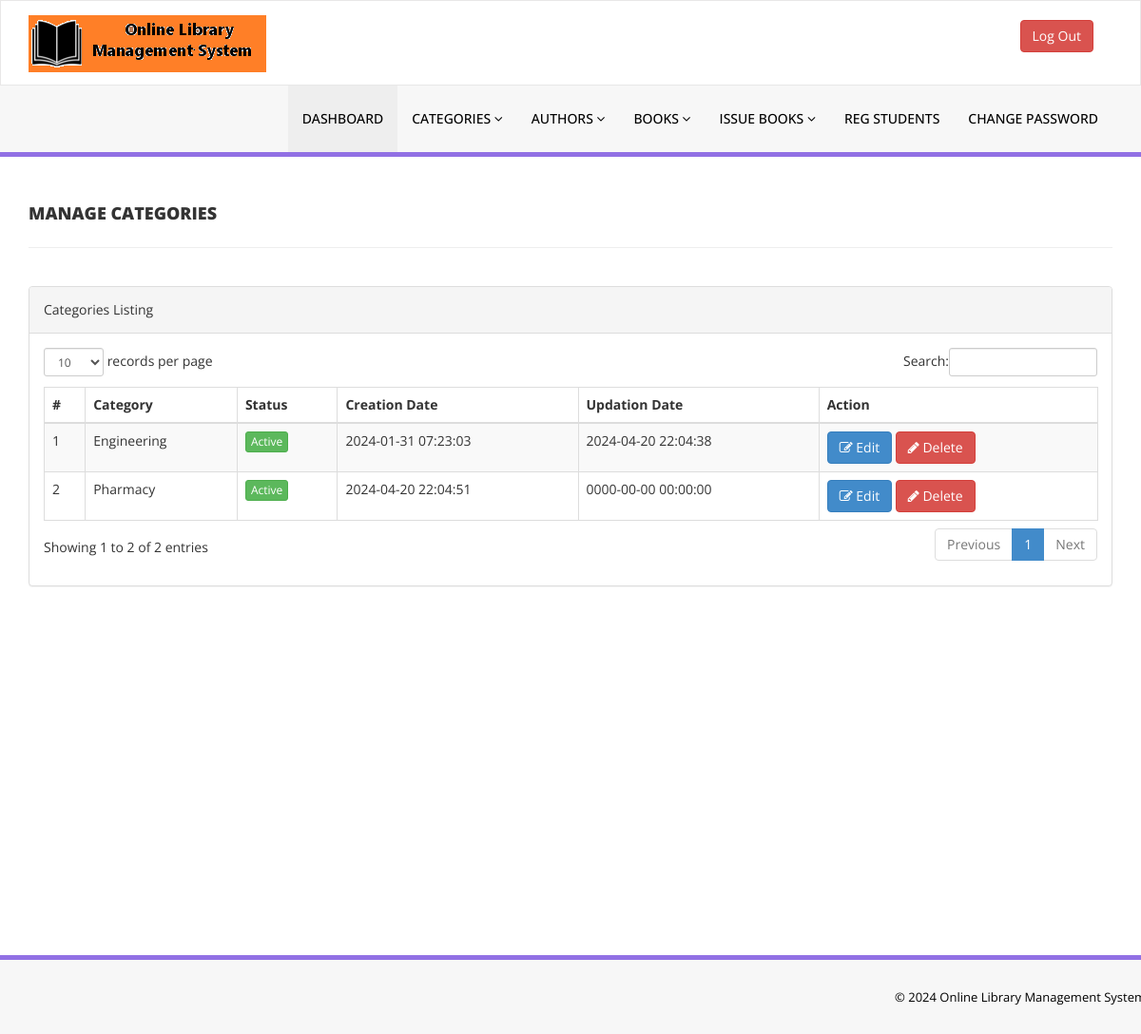
The app's page /admin/manage-categories.php (signed in) with its own data.
### tables this page shows
CREATE TABLE `tblcategory` (
  `id` int(11) NOT NULL,
  `CategoryName` varchar(150) DEFAULT NULL,
  `Status` int(1) DEFAULT NULL,
  `CreationDate` timestamp NULL DEFAULT current_timestamp(),
  `UpdationDate` timestamp NULL DEFAULT '0000-00-00 00:00:00' ON UPDATE current_timestamp()
);

### admin/manage-categories.php (the view, shortened to what this page needs)
<?php
include('includes/config.php');
if(strlen($_SESSION['alogin'])==0)
    {
header('location:index.php');
}
else{
    ?>
<!DOCTYPE html>
<html xmlns="http://www.w3.org/1999/xhtml">
<head>
    <link href="assets/css/bootstrap.css" rel="stylesheet" />
    <link href="assets/css/font-awesome.css" rel="stylesheet" />
    <link href="assets/js/dataTables/dataTables.bootstrap.css" rel="stylesheet" />
    <link href="assets/css/style.css" rel="stylesheet" />
</head>
<body>
<?php include('includes/header.php');?>
    <div class="content-wrapper">
         <div class="container">
        <div class="row pad-botm">
            <div class="col-md-12">
                <h4 class="header-line">Manage Categories</h4>
    </div>
     <div class="row">
</div>
        </div>
            <div class="row">
                <div class="col-md-12">
                    <div class="panel panel-default">
                        <div class="panel-heading">
                           Categories Listing
                        </div>
                        <div class="panel-body">
                            <div class="table-responsive">
                                <table class="table table-striped table-bordered table-hover" id="dataTables-example">
                                    <thead>
                                        <tr>
                                            <th>#</th>
                                            <th>Category</th>
                                            <th>Status</th>
                                            <th>Creation Date</th>
                                            <th>Updation Date</th>
                                            <th>Action</th>
                                        </tr>
                                    </thead>
                                    <tbody>
<?php $sql = "SELECT * from  tblcategory";
$query = $dbh -> prepare($sql);
$query->execute();
$results=$query->fetchAll(PDO::FETCH_OBJ);
$cnt=1;
if($query->rowCount() > 0)
{
foreach($results as $result)
{               ?>
                                        <tr class="odd gradeX">
                                            <td class="center"><?php echo htmlentities($cnt);?></td>
                                            <td class="center"><?php echo htmlentities($result->CategoryName);?></td>
                                            <td class="center"><?php if($result->Status==1) {?>
                                            <a href="#" class="btn btn-success btn-xs">Active</a>
                                            <?php } else {?>
                                            <a href="#" class="btn btn-danger btn-xs">Inactive</a>
                                            <?php } ?></td>
                                            <td class="center"><?php echo htmlentities($result->CreationDate);?></td>
                                            <td class="center"><?php echo htmlentities($result->UpdationDate);?></td>
                                            <td class="center">
                                            <a href="edit-category.php?catid=<?php echo htmlentities($result->id);?>"><button class="btn btn-primary"><i class="fa fa-edit "></i> Edit</button>
                                          <a href="manage-categories.php?del=<?php echo htmlentities($result->id);?>" onclick="return confirm('Are you sure you want to delete?');"" >  <button class="btn btn-danger"><i class="fa fa-pencil"></i> Delete</button>
                                            </td>
                                        </tr>
 <?php $cnt=$cnt+1;}} ?>
                                    </tbody>
                                </table>
                            </div>
                        </div>
                    </div>
                </div>
            </div>
    </div>
    </div>
  <?php include('includes/footer.php');?>
</body>
</html>
<?php } ?>

### admin/includes/header.php (shortened to what this page needs)
<div class="navbar navbar-inverse set-radius-zero" >
        <div class="container">
            <div class="navbar-header">
                <a class="navbar-brand">
                    <img src="assets/img/logo.png" />
                </a>
            </div>
            <div class="right-div">
                <a href="logout.php" class="btn btn-danger pull-right">Log Out</a>
            </div>
        </div>
    </div>
    <section class="menu-section">
        <div class="container">
            <div class="row ">
                <div class="col-md-12">
                    <div class="navbar-collapse collapse ">
                        <ul id="menu-top" class="nav navbar-nav navbar-right">
                            <li><a href="dashboard.php" class="menu-top-active">DASHBOARD</a></li>
                            <li>
                                <a href="#" class="dropdown-toggle" id="ddlmenuItem" data-toggle="dropdown"> Categories <i class="fa fa-angle-down"></i></a>
                            </li>
                            <li>
                                <a href="#" class="dropdown-toggle" id="ddlmenuItem" data-toggle="dropdown"> Authors <i class="fa fa-angle-down"></i></a>
                            </li>
 <li>
                                <a href="#" class="dropdown-toggle" id="ddlmenuItem" data-toggle="dropdown"> Books <i class="fa fa-angle-down"></i></a>
                            </li>
                           <li>
                                <a href="#" class="dropdown-toggle" id="ddlmenuItem" data-toggle="dropdown"> Issue Books <i class="fa fa-angle-down"></i></a>
                            </li>
                             <li><a href="reg-students.php">Reg Students</a></li>
  <li><a href="change-password.php">Change Password</a></li>
                        </ul>
                    </div>
                </div>
            </div>
        </div>
    </section>

### admin/includes/footer.php
<section class="footer-section">
     <div class="container">
         <div class="row">
             <div class="col-md-12">
                &copy; <?php echo date('Y');?> Online Library Management System
             </div>
         </div>
     </div>
 </section>

### admin/assets/css/style.css (style rules this page uses)
.set-radius-zero { border-radius:0px; -moz-border-radius:0px; -webkit-border-radius:0px; }
.content-wrapper { margin-top: 40px; min-height:800px; padding-bottom:90px; }
.header-line { font-weight:900; padding-bottom:25px; border-bottom:1px solid #eeeeee; text-transform:uppercase; }
.pad-botm { padding-bottom:30px; }
.right-div { float: right; padding: 20px; }
#menu-top a { color:#000; text-decoration:none; font-weight:500; padding: 25px 15px 25px 15px; text-transform:uppercase; }
.menu-section { background-color: #f7f7f7; border-bottom:5px solid #9170E4; width:100% }
.menu-top-active { background-color:#eeeeee; }
.navbar-inverse { background-color: #FFF; border-color: rgba(155, 153, 153, 0.23); }
.navbar { min-height: 90px; margin-bottom: 0px; }
.footer-section { padding:25px 50px 25px 50px; color:#000; font-size:13px; background-color: #f7f7f7; text-align:right; border-top:5px solid #9170E4; }

### records on screen
tblcategory: CategoryName "Engineering", Status "Active", CreationDate "2024-01-31 07:23:03", UpdationDate "2024-04-20 22:04:38"
tblcategory: CategoryName "Pharmacy", Status "Active", CreationDate "2024-04-20 22:04:51", UpdationDate "0000-00-00 00:00:00"
